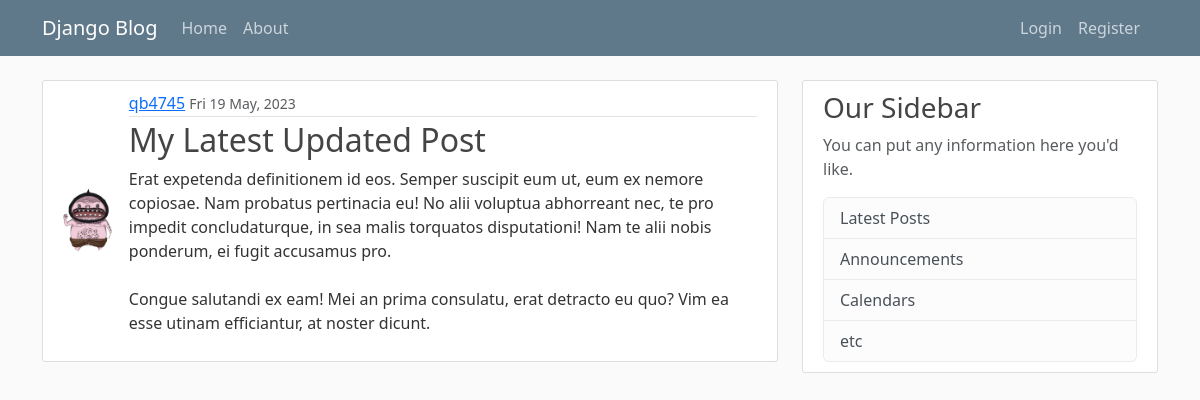
The app's page /post/54/ with its own data.
### blog/models.py (models this page shows, shortened)
class Post(models.Model):
    title = models.CharField(max_length=100)
    content = models.TextField()
    date_posted = models.DateTimeField(default=timezone.now)
    author = models.ForeignKey(User, on_delete=models.CASCADE)

### users/models.py (models this page shows, shortened)
class Profile(models.Model):
    user = models.OneToOneField(User, on_delete=models.CASCADE)
    image = models.ImageField(default="default.jpg", upload_to="profile_pics")

### blog/views.py (the view)
# urls.py: path("post/<int:pk>/", PostDetailView.as_view(), name="post-detail"),
class PostDetailView(DetailView):
    model = Post

### blog/templates/blog/post_detail.html (shortened to what this page needs)
{% extends "blog/base.html"%} {% block content %}
<article class="media content-section profile-media-body">
	<img
		class="rounded-circle article-img"
		src="{{ object.author.profile.image.url }}"
	/>
	<div class="media-body">
		<div class="article-metadata">
			<a class="mr-2" href="{% url 'user-posts' object.author.username %}">{{ object.author }}</a>
			<small class="text-muted"
				>{{ object.date_posted|date:"D d M, Y" }}</small
			>
		</div>
		<h2 class="article-title">{{ object.title }}</h2>
		<p class="article-content">{{ object.content }}</p>
	</div>
</article>
{% endblock content %}

### blog/static/blog/main.css (style rules this page uses)
body { background: #fafafa; color: #333333; margin-top: 5rem; }
h1, h2, h3, h4, h5, h6 { color: #444444; }
.content-section { background: #ffffff; padding: 10px 20px; border: 1px solid #dddddd; border-radius: 3px; margin-bottom: 20px; }
.article-title { color: #444444; }
.article-content { white-space: pre-line; }
.article-img { height: 65px; width: 65px; margin-right: 16px; }
.article-metadata { padding-bottom: 1px; margin-bottom: 4px; border-bottom: 1px solid #e3e3e3 }
.profile-media-body { display: flex; align-items: center; }

### records on screen
Post: author.profile.image (picture), author "qb4745", date_posted "Fri 19 May, 2023", title "My Latest Updated Post", content "Erat expetenda definitionem id eos. Semper suscipit eum ut, eum ex nemore copiosae. Nam probatus pertinacia eu! No alii voluptua abhorreant nec, te pro impedit concludaturque, in sea malis torquatos disputationi! Nam te alii nobis ponderum, ei fugit accusamus pro. Congue salutandi ex eam! Mei an prima consulatu, erat detracto eu quo? Vim ea esse utinam efficiantur, at noster dicunt."
